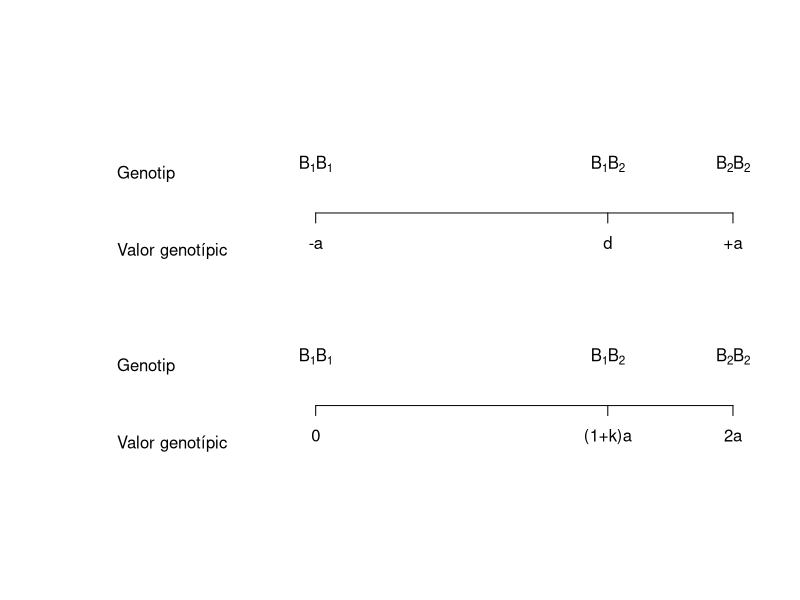
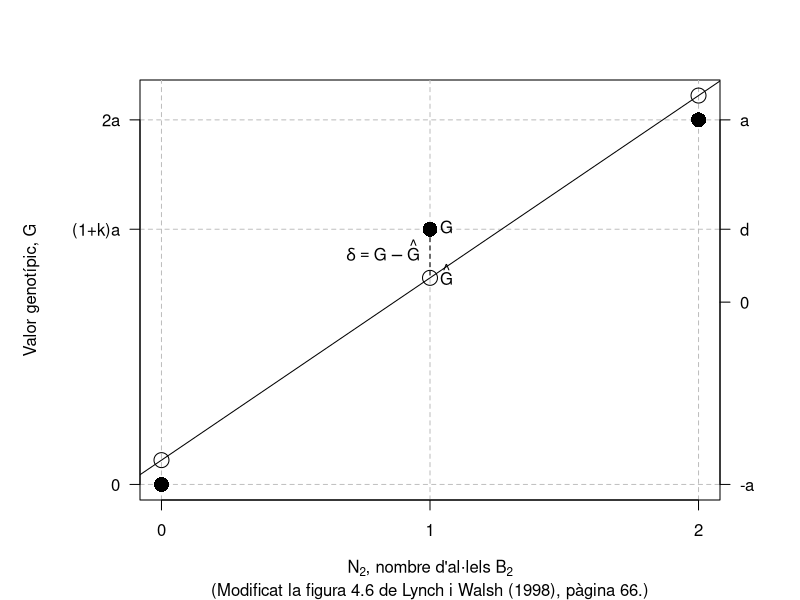
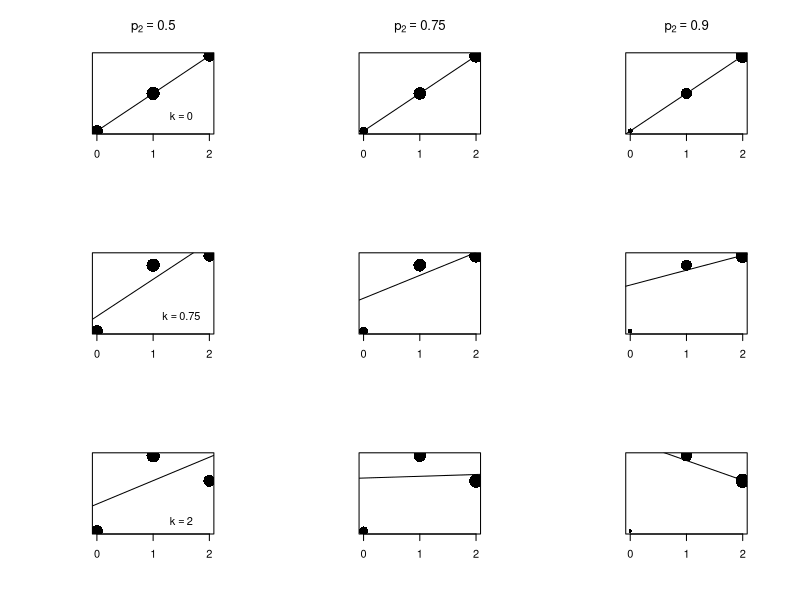
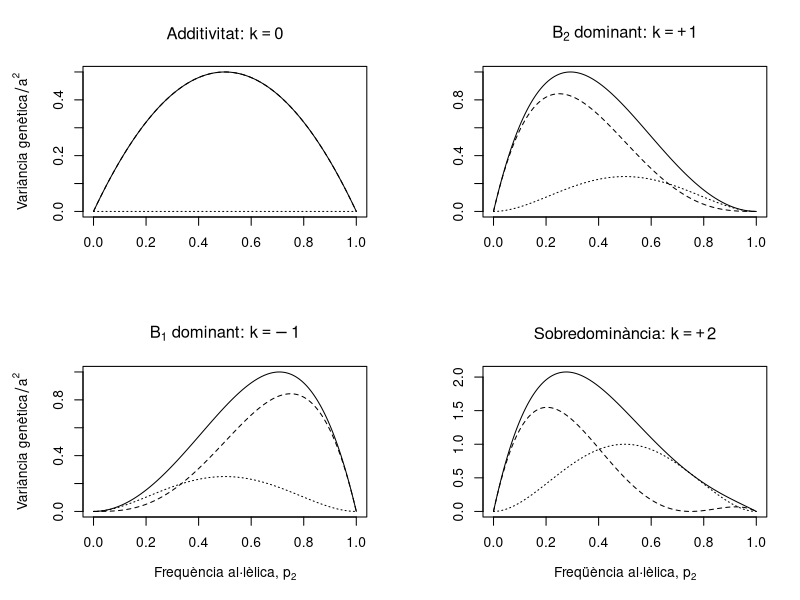

Source code (R) for these figures, in order:
## ---- chunk 1
plot(c(-5,10), c(0,10), type = 'n', axes = FALSE, ann = FALSE)
axis(1, at = c(0, 7, 10), labels = c('0', '(1+k)a', '2a'), pos = 2)
axis(1, at = c(0, 7, 10), labels = expression(B[1]*B[1], B[1]*B[2], B[2]*B[2]),
     pos = 4, tick = FALSE)
text(-5, 1, labels = 'Valor genotípic', pos = 4)
text(-5, 3, labels = 'Genotip', pos = 4)
axis(1, at = c(0, 7, 10), labels = c('-a', 'd', '+a'), pos = 7)
axis(1, at = c(0, 7, 10), labels = expression(B[1]*B[1], B[1]*B[2], B[2]*B[2]),
     pos = 9, tick = FALSE)
text(-5, 6, labels = 'Valor genotípic', pos = 4)
text(-5, 8, labels = 'Genotip', pos = 4)
## ---- chunk 2
N2 <- c(0, 1, 2)
G  <- c(0, 7, 10)
m0 <- lm(G ~ N2)
Ghat <- predict(m0)

par(mar = c(5,7,4,4))
plot(c(N2, N2), c(G, Ghat), type = 'n',
     xlab = expression(N[2]*", nombre d'al·lels "*B[2]),
     ylab = "", xaxt = 'n', yaxt = 'n', las = 1,
     sub = "(Modificat la figura 4.6 de Lynch i Walsh (1998), pàgina 66.)")
mtext("Valor genotípic, G", side = 2, line = 5)
abline(h = G,  lty = 2, col = 'gray')
abline(v = N2, lty = 2, col = 'gray')
points(N2, G, pch = 16, cex = 2)
abline(m0)
points(N2, Ghat, cex = 2)
segments(N2[2], G[2], N2[2], Ghat[2], lty = 2)
text(N2[2], G[2], label = 'G', pos = 4)
text(N2[2], Ghat[2], label = expression(hat(G)), pos = 4)
text(N2[2], (G[2] + Ghat[2]) / 2, label = expression(delta==G-hat(G)), pos = 2)
axis(1, at = c(0, 1, 2), labels = c('0', '1', '2'))
axis(2, at = c(0, 7, 10), labels = c('0', '(1+k)a', '2a'), las = 1)
axis(4, at = c(0, 5, 7, 10), labels = c('-a', '0', 'd', 'a'), las = 1)
## ---- chunk 3
library(plyr)
PopSize <- 1000
Freq2   <- c(0.5, 0.75, 0.90)
k       <- c(0, 0.75, 2)
a       <- 5
pops    <- lapply(k, function(x) {
              lapply(Freq2, function(y) {
                 genotip <- sample(0:2, PopSize, replace = TRUE, prob = c((1-y)^2, 2*y*(1-y), y^2))
                 fenotip <- a * genotip * (1 + 2 * x - x * genotip)
                 return(data.frame(G = genotip, P = fenotip))
              })
           })
Main <- lapply(k, function(x) {
           lapply(Freq2, function(y) {
              if (x == 0) {
                 Title = bquote(p[2]==.(y))
              } else {
                 Title = ''
              }
              return(Title)
           })
        })
Text <- lapply(k, function(x) {
           lapply(Freq2, function(y) {
              if (y == 0.5) {
                 Ktext = bquote(k==.(x))
              } else {
                 Ktext = ''
              }
              return(Ktext)
           })
        })
par(mfrow = c(3, 3))
z <- sapply(1:3, function(x) {
          sapply(1:3, function(y) {
             PopData <- ddply(pops[[x]][[y]], 'G', function(z) {
                data.frame(P = mean(z$P), N = dim(z)[1])
             })
             plot(PopData$G, PopData$P, cex = log10(PopData$N), pch = 16,
                  xlab = '', ylab = '', xaxt = 'n', yaxt = 'n', main = Main[[x]][[y]])
             text(1.5, 2, labels = Text[[x]][[y]])
             abline(lm(P ~ G, data = pops[[x]][[y]]))
             axis(1, at = c(0, 1, 2), labels = c('0', '1', '2'))
          })
       })
par(mfrow = c(1,1))
## ---- chunk 4
k  <- c(0, -1, 1, 2)
p2 <- seq(from = 0, to = 1, by = 0.001)
p1 <- 1 - p2
a  <- 5
alpha <- sapply(k, function(x) a * (1 + x * (p1 - p2)))
additiva <- sapply(1:4, function(x) 2 * p1 * p2 * alpha[,x]^2)
dominant <- sapply(1:4, function(x) (2 * p1 * p2 * a * k[x])^2)
VarTotal <- additiva + dominant
par(mfrow = c(2,2), mar = c(5,5,4,2))
plot(p2, VarTotal[,1] / a ^ 2, type = 'l', main = expression('Additivitat: '*k==0),
     ylab = expression('Variància genètica'/a^2),
     xlab = '')
lines(p2, additiva[,1] / a ^ 2, lty = 2)
lines(p2, dominant[,1] / a ^ 2, lty = 3)

plot(p2, VarTotal[,3] / a ^ 2, type = 'l', main = expression(B[2]*' dominant: '*k==+1),
     ylab = '',
     xlab = '')
lines(p2, additiva[,3] / a ^ 2, lty = 2)
lines(p2, dominant[,3] / a ^ 2, lty = 3)

plot(p2, VarTotal[,2] / a ^ 2, type = 'l', main = expression(B[1]*' dominant: '*k==-1),
     ylab = expression('Variància genètica'/a^2),
     xlab = expression('Frequència al·lèlica, '*p[2]))
lines(p2, additiva[,2] / a ^ 2, lty = 2)
lines(p2, dominant[,2] / a ^ 2, lty = 3)

plot(p2, VarTotal[,4] / a ^ 2, type = 'l', main = expression('Sobredominància: '*k==+2),
     ylab = '',
     xlab = expression('Freqüència al·lèlica, '*p[2]))
lines(p2, additiva[,4] / a ^ 2, lty = 2)
lines(p2, dominant[,4] / a ^ 2, lty = 3)
par(mfrow = c(1,1))
## ---- chunk 5
library(knitr)
library(kableExtra)
teosinte <- data.frame(
   LocusU = c('$U_{MM}$', '$U_{MM}$', '$U_{MM}$', '$U_{MT}$', '$U_{MT}$', '$U_{MT}$', '$U_{TT}$', '$U_{TT}$', '$U_{TT}$'),
   LocusB = c('$B_{MM}$', '$B_{MT}$', '$B_{TT}$', '$B_{MM}$', '$B_{MT}$', '$B_{TT}$', '$B_{MM}$', '$B_{MT}$', '$B_{TT}$'),
   Longitud = c(18.0, 54.6, 47.8, 40.9, 47.6, 83.6, 61.1, 66.5, 101.7),
   Frequencia = round(c(1/16, 1/8, 1/16, 1/8, 1/4, 1/8, 1/16, 1/8, 1/16), 4))

kable(teosinte, booktabs = TRUE, format = 'latex', caption = '',
   col.names = c('Locus U', 'Locus B', 'Longitud (mm)', 'Freqüència'), escape = FALSE) %>%
kable_styling(latex_options = 'hold_position')
## ---- chunk 6
ak <- function(G) {
   stopifnot(length(G) == 3)
   a <- abs(G[3] - G[1]) / 2
   k <- ((G[2] - min(G[1], G[3])) / a) - 1
   return(c(a,k))
}

ka <- data.frame(
   Locus = c('B','B','B','U','U','U'),
   GenoFix = c('$U_{MM}$', '$U_{MT}$', '$U_{TT}$', '$B_{MM}$', '$B_{MT}$', '$B_{TT}$'),
   a = sapply(list(teosinte[1:3,3], teosinte[4:6,3], teosinte[7:9,3], teosinte[c(1,4,7),3], teosinte[c(2,5,8),3], teosinte[c(3,6,9),3]), function(G) ak(G)[1]),
   k = sapply(list(teosinte[1:3,3], teosinte[4:6,3], teosinte[7:9,3], teosinte[c(1,4,7),3], teosinte[c(2,5,8),3], teosinte[c(3,6,9),3]), function(G) ak(G)[2])
)
kable(ka, booktabs = TRUE, format = 'latex', caption = '', digits = 3, 
   col.names = c('Locus focal', "Genotip a l'altre locus", '$a$', '$k$'), escape = FALSE) %>%
kable_styling(latex_options = 'hold_position')
